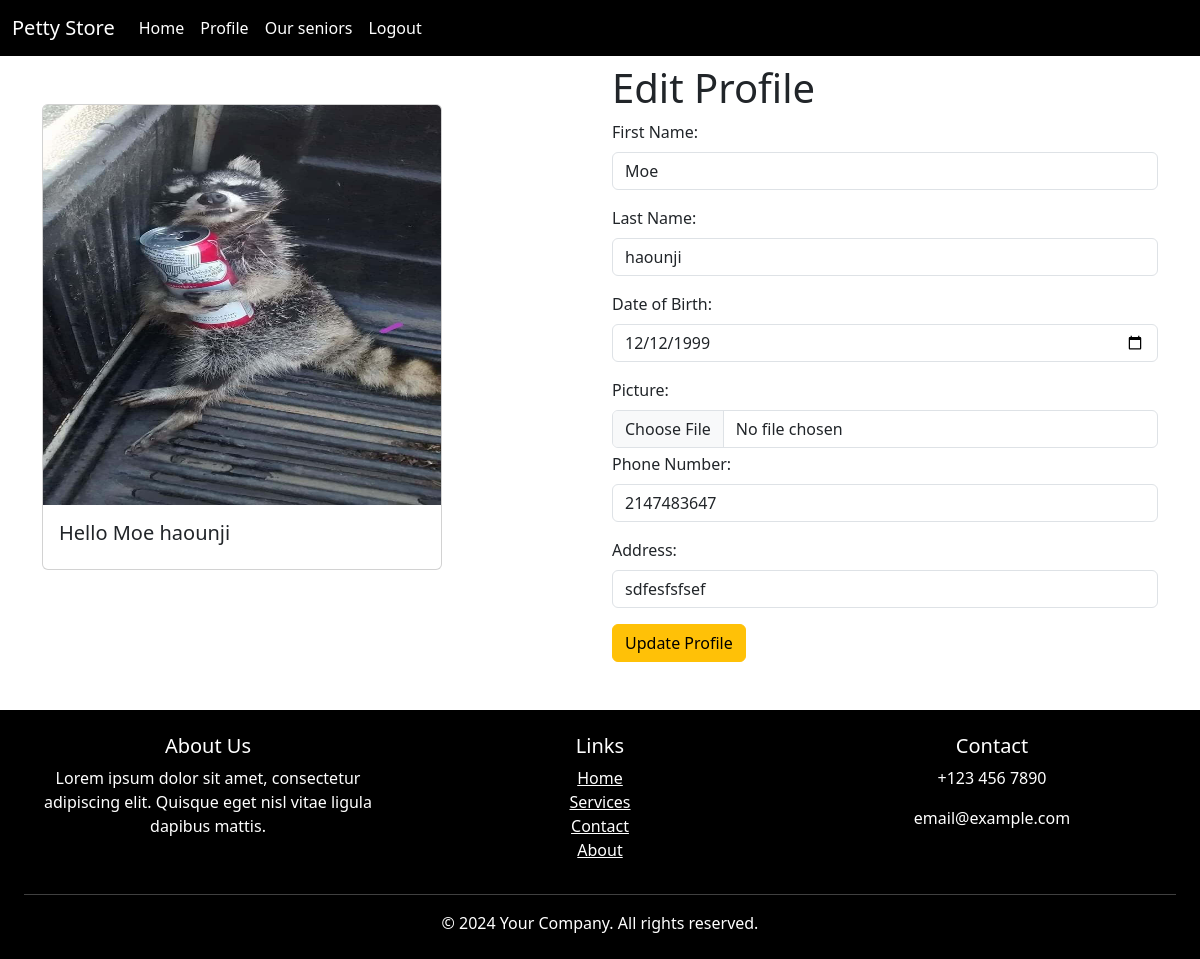
Page /profile.php (signed in) on the committed database.
### tables this page shows
CREATE TABLE `user` (
  `user_id` int(11) NOT NULL,
  `first_name` varchar(100) NOT NULL,
  `last_name` varchar(100) NOT NULL,
  `email_address` varchar(100) NOT NULL,
  `dob` date NOT NULL,
  `phone_number` int(15) NOT NULL,
  `address` varchar(100) NOT NULL,
  `picture` varchar(255) NOT NULL,
  `password` varchar(255) NOT NULL,
  `status` enum('admin','user') NOT NULL DEFAULT 'user'
);

### profile.php (the view, shortened to what this page needs)
<?php
if (isset($_SESSION["admin"])) {
    $session = $_SESSION["admin"];
    $backTo = "dashboard.php";
} else {
    $session = $_SESSION["user"];
}
require_once "connection.php";
require_once "footer.php";
$profileSql = "SELECT * FROM `user` WHERE user_id = $session";
$profileResult = mysqli_query($conn, $profileSql);
$profileRow = mysqli_fetch_assoc($profileResult);
$layout = "<div class='col mb-4'>
            <div class='card h-40' style='width:25rem'>
                <img src='pictures/{$profileRow["picture"]}' class='card-img-top' alt='user image' style='width:100%; height:25rem'>
                <div class='card-body'>
                    <h5 class='card-title'>Hello {$profileRow["first_name"]} {$profileRow["last_name"]}</h5>
                </div>
            </div>
        </div>";
?>
<!DOCTYPE html>
<html lang="en">
<head>
    <link href="https://cdn.jsdelivr.net/npm/bootstrap@5.3.3/dist/css/bootstrap.min.css" rel="stylesheet">
</head>
<body class="d-flex flex-column min-vh-100">
    <?php include "./navbar.php"; ?>
    <div class="container">
        <div class="row">
            <div class="col-md-6 mt-5">
                <?= $layout ?>
            </div>
            <div class="col-md-6 mt-2">
                <h1>Edit Profile</h1>
                <form action="<?php echo htmlspecialchars($_SERVER['PHP_SELF']) ?>" enctype="multipart/form-data" method="POST">
                    <div class="mb-1">
                        <label for="first_name" class="form-label">First Name:</label>
                        <input type="text" class="form-control" id="first_name" name="first_name" value="<?= htmlspecialchars($profileRow['first_name']) ?>">
                    </div>
                    <div class="mb-1">
                        <label for="last_name" class="form-label">Last Name:</label>
                        <input type="text" class="form-control" id="last_name" name="last_name" value="<?= htmlspecialchars($profileRow['last_name']) ?>">
                    </div>
                    <div class="mb-1">
                        <label for="dob" class="form-label">Date of Birth:</label>
                        <input type="date" class="form-control" id="dob" name="dob" value="<?= htmlspecialchars($profileRow['dob']) ?>">
                    </div>
                    <div class="mb-1">
                        <label for="picture" class="form-label">Picture:</label>
                        <input type="file" class="form-control" id="picture" name="picture">
                    </div>
                    <div class="mb-1">
                        <label for="phone_number" class="form-label">Phone Number:</label>
                        <input type="number" class="form-control" id="phone_number" name="phone_number" value="<?= htmlspecialchars($profileRow['phone_number']) ?>">
                    </div>
                    <div class="mb-1">
                        <label for="address" class="form-label">Address:</label>
                        <input type="text" class="form-control" id="address" name="address" value="<?= htmlspecialchars($profileRow['address']) ?>">
                    </div>
                    <button type="submit" name="edit" class="btn btn-warning">Update Profile</button>
                </form>
            </div>
        </div>
    </div>
    <footer class="mt-auto fixed">
        <?= $footer ?>
    </footer>
</body>
</html>

### rows in the picture
user: picture (picture), first_name "Moe", last_name "haounji", dob "12/12/1999", phone_number "2147483647", address "sdfesfsfsef"
